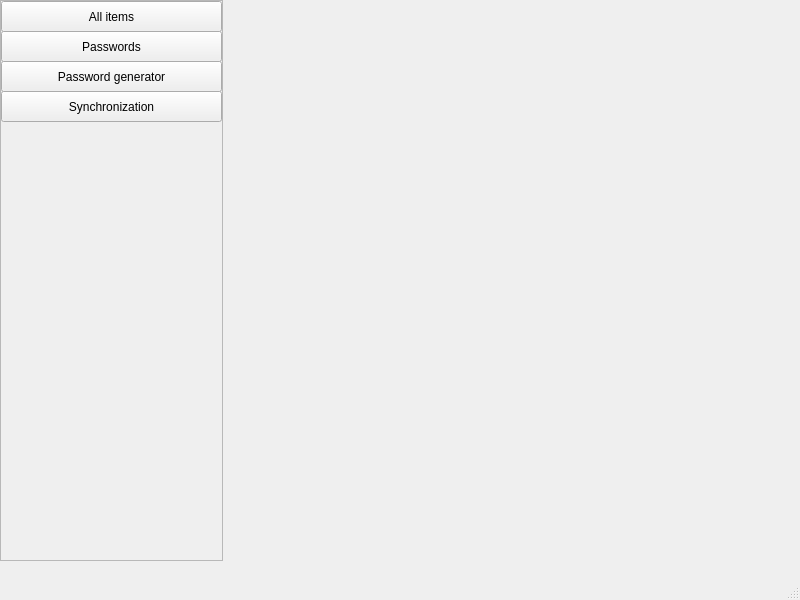
<?xml version="1.0" encoding="UTF-8"?>
<ui version="4.0">
 <class>MainWindow</class>
 <widget class="QMainWindow" name="MainWindow">
  <property name="geometry">
   <rect>
    <x>0</x>
    <y>0</y>
    <width>800</width>
    <height>600</height>
   </rect>
  </property>
  <property name="windowTitle">
   <string>PhylaxBox</string>
  </property>
  <widget class="QWidget" name="centralwidget">
   <widget class="QScrollArea" name="scrollArea">
    <property name="geometry">
     <rect>
      <x>0</x>
      <y>0</y>
      <width>223</width>
      <height>561</height>
     </rect>
    </property>
    <property name="sizePolicy">
     <sizepolicy hsizetype="Expanding" vsizetype="Expanding">
      <horstretch>0</horstretch>
      <verstretch>1</verstretch>
     </sizepolicy>
    </property>
    <property name="widgetResizable">
     <bool>true</bool>
    </property>
    <widget class="QWidget" name="scrollAreaWidgetContents">
     <property name="geometry">
      <rect>
       <x>0</x>
       <y>0</y>
       <width>221</width>
       <height>559</height>
      </rect>
     </property>
     <widget class="QPushButton" name="pushButton">
      <property name="geometry">
       <rect>
        <x>0</x>
        <y>0</y>
        <width>221</width>
        <height>31</height>
       </rect>
      </property>
      <property name="text">
       <string>All items</string>
      </property>
     </widget>
     <widget class="QPushButton" name="pushButton_2">
      <property name="geometry">
       <rect>
        <x>0</x>
        <y>30</y>
        <width>221</width>
        <height>31</height>
       </rect>
      </property>
      <property name="text">
       <string>Passwords</string>
      </property>
     </widget>
     <widget class="QPushButton" name="pushButton_3">
      <property name="geometry">
       <rect>
        <x>0</x>
        <y>60</y>
        <width>221</width>
        <height>31</height>
       </rect>
      </property>
      <property name="text">
       <string>Password generator</string>
      </property>
     </widget>
     <widget class="QPushButton" name="pushButton_4">
      <property name="geometry">
       <rect>
        <x>0</x>
        <y>90</y>
        <width>221</width>
        <height>31</height>
       </rect>
      </property>
      <property name="text">
       <string>Synchronization</string>
      </property>
     </widget>
    </widget>
   </widget>
  </widget>
  <widget class="QMenuBar" name="menubar">
   <property name="geometry">
    <rect>
     <x>0</x>
     <y>0</y>
     <width>800</width>
     <height>22</height>
    </rect>
   </property>
  </widget>
  <widget class="QStatusBar" name="statusbar"/>
 </widget>
 <resources/>
 <connections/>
</ui>
